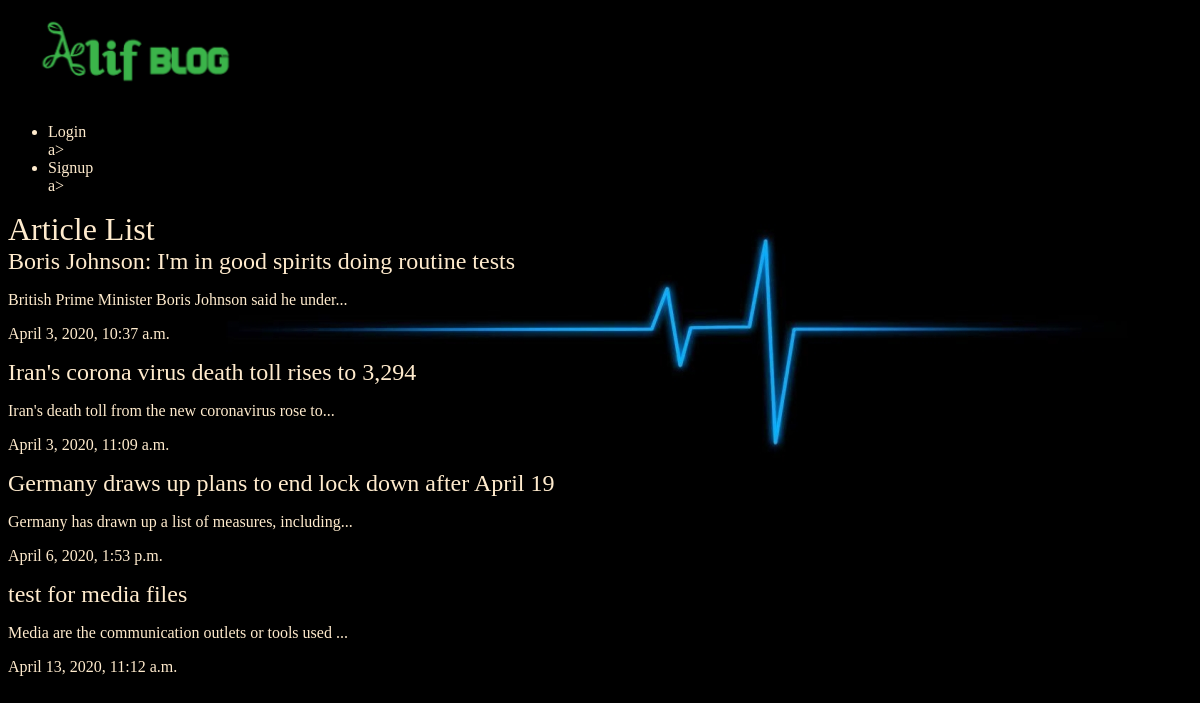
The app's page /articles/ with its own data.
### articles/models.py (models this page shows, shortened)
class Article(models.Model):
    title = models.CharField(max_length=100)
    slug = models.SlugField()
    body = models.TextField()
    date = models.DateTimeField(auto_now_add=True)
    thumb = models.ImageField(default='default.png', blank=True)
    def snippet(self):
        return self.body[:50] + '...'

### articles/views.py (the view)
def article_list(request):
    articles = Article.objects.all().order_by('date')
    return render(request,'articles/article_list.html', {'articles': articles})

### articles/templates/articles/article_list.html
{% extends 'base_layout.html' %}
{% block content %}
    <h1>Article List</h1>
    <div class="articles">
        {% for article in articles %}
        <div class="article">
           <h2><a href="{% url 'articles:detail' slug=article.slug %}">{{ article.title}}</a></h2>
           <p>{{ article.snippet }}</p>
           <p>{{ article.date }}</p>
         </div>
       {% endfor %}
     </div>
{% endblock %}

### assets/styles.css (style rules this page uses)
body { background-color: #0f121f; background-image: url(/static/beat.jpg); background-repeat-y: no-repeat; color:blanchedalmond; }
h1, h2, h3, h4, h5 { font-weight: normal; margin: 0; }
a,a:hover, a:visited { color:blanchedalmond; text-decoration: none; }

### records on screen
Article: title "Boris Johnson: I'm in good spirits doing routine tests", snippet "British Prime Minister Boris Johnson said he under...", date "April 3, 2020, 10:37 a.m."
Article: title "Iran's corona virus death toll rises to 3,294", snippet "Iran's death toll from the new coronavirus rose to...", date "April 3, 2020, 11:09 a.m."
Article: title "Germany draws up plans to end lock down after April 19", snippet "Germany has drawn up a list of measures, including...", date "April 6, 2020, 1:53 p.m."
Article: title "test for media files", snippet "Media are the communication outlets or tools used ...", date "April 13, 2020, 11:12 a.m."
